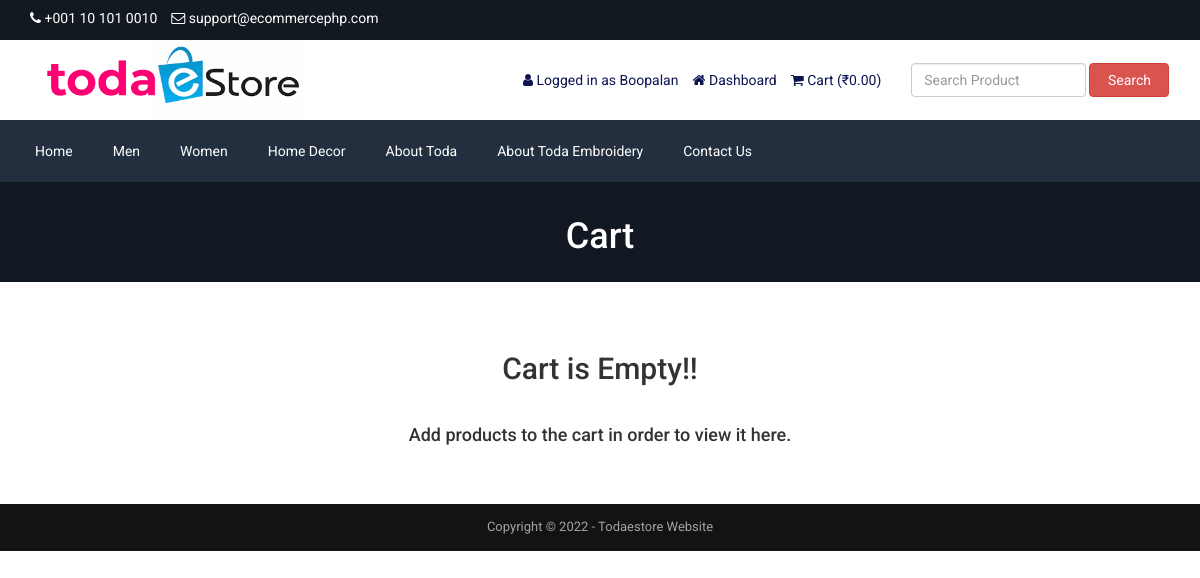
The page /cart.php (signed in) on the database its author committed.
### tables this page shows
CREATE TABLE `tbl_settings` (
  `id` int(11) NOT NULL,
  `logo` tinytext NOT NULL,
  `favicon` tinytext NOT NULL,
  `footer_about` text NOT NULL,
  `footer_copyright` text NOT NULL,
  `contact_address` text NOT NULL,
  `contact_email` tinytext NOT NULL,
  `contact_phone` tinytext NOT NULL,
  `contact_fax` tinytext NOT NULL,
  `contact_map_iframe` text NOT NULL,
  `receive_email` tinytext NOT NULL,
  `receive_email_subject` tinytext NOT NULL,
  `receive_email_thank_you_message` text NOT NULL,
  `forget_password_message` text NOT NULL,
  `total_recent_post_footer` int(10) NOT NULL,
  `total_popular_post_footer` int(10) NOT NULL,
  `total_recent_post_sidebar` int(11) NOT NULL,
  `total_popular_post_sidebar` int(11) NOT NULL,
  `total_featured_product_home` int(11) NOT NULL,
  `total_latest_product_home` int(11) NOT NULL,
  `total_popular_product_home` int(11) NOT NULL,
  `meta_title_home` text NOT NULL,
  `meta_keyword_home` text NOT NULL,
  `meta_description_home` text NOT NULL,
  `banner_login` tinytext NOT NULL,
  `banner_registration` tinytext NOT NULL,
  `banner_forget_password` tinytext NOT NULL,
  `banner_reset_password` tinytext NOT NULL,
  `banner_search` tinytext NOT NULL,
  `banner_cart` tinytext NOT NULL,
  `banner_checkout` tinytext NOT NULL,
  `banner_product_category` tinytext NOT NULL,
  `banner_blog` tinytext NOT NULL,
  `cta_title` tinytext NOT NULL,
  `cta_content` text NOT NULL,
  `cta_read_more_text` tinytext NOT NULL,
  `cta_read_more_url` tinytext NOT NULL,
  `cta_photo` tinytext NOT NULL,
  `featured_product_title` tinytext NOT NULL,
  `featured_product_subtitle` tinytext NOT NULL,
  `latest_product_title` tinytext NOT NULL,
  `latest_product_subtitle` tinytext NOT NULL,
  `popular_product_title` tinytext NOT NULL,
  `popular_product_subtitle` tinytext NOT NULL,
  `testimonial_title` tinytext NOT NULL,
  `testimonial_subtitle` tinytext NOT NULL,
  `testimonial_photo` tinytext NOT NULL,
  `blog_title` tinytext NOT NULL,
  `blog_subtitle` tinytext NOT NULL,
  `newsletter_text` text NOT NULL,
  `paypal_email` tinytext NOT NULL,
  `stripe_public_key` tinytext NOT NULL,
  `stripe_secret_key` tinytext NOT NULL,
  `bank_detail` text NOT NULL,
  `before_head` text NOT NULL,
  `after_body` text NOT NULL,
  `before_body` text NOT NULL,
  `home_service_on_off` int(11) NOT NULL,
  `home_welcome_on_off` int(11) NOT NULL,
  `home_featured_product_on_off` int(11) NOT NULL,
  `home_latest_product_on_off` int(11) NOT NULL,
  `home_popular_product_on_off` int(11) NOT NULL,
  `home_testimonial_on_off` int(11) NOT NULL,
  `home_blog_on_off` int(11) NOT NULL,
  `newsletter_on_off` int(11) NOT NULL,
  `ads_above_welcome_on_off` int(1) NOT NULL,
  `ads_above_featured_product_on_off` int(1) NOT NULL,
  `ads_above_latest_product_on_off` int(1) NOT NULL,
  `ads_above_popular_product_on_off` int(1) NOT NULL,
  `ads_above_testimonial_on_off` int(1) NOT NULL,
  `ads_category_sidebar_on_off` int(1) NOT NULL
);

CREATE TABLE `tbl_top_category` (
  `tcat_id` int(11) NOT NULL,
  `tcat_name` varchar(255) NOT NULL,
  `show_on_menu` int(1) NOT NULL
);

CREATE TABLE `tbl_page` (
  `id` int(11) NOT NULL,
  `about_title` varchar(255) NOT NULL,
  `about_content` text NOT NULL,
  `about_banner` varchar(255) NOT NULL,
  `about_meta_title` varchar(255) NOT NULL,
  `about_meta_keyword` text NOT NULL,
  `about_meta_description` text NOT NULL,
  `faq_title` varchar(255) NOT NULL,
  `faq_banner` varchar(255) NOT NULL,
  `faq_meta_title` varchar(255) NOT NULL,
  `faq_meta_keyword` text NOT NULL,
  `faq_meta_description` text NOT NULL,
  `blog_title` varchar(255) NOT NULL,
  `blog_banner` varchar(255) NOT NULL,
  `blog_meta_title` varchar(255) NOT NULL,
  `blog_meta_keyword` text NOT NULL,
  `blog_meta_description` text NOT NULL,
  `contact_title` varchar(255) NOT NULL,
  `contact_banner` varchar(255) NOT NULL,
  `contact_meta_title` varchar(255) NOT NULL,
  `contact_meta_keyword` text NOT NULL,
  `contact_meta_description` text NOT NULL,
  `pgallery_title` varchar(255) NOT NULL,
  `pgallery_banner` varchar(255) NOT NULL,
  `pgallery_meta_title` varchar(255) NOT NULL,
  `pgallery_meta_keyword` text NOT NULL,
  `pgallery_meta_description` text NOT NULL,
  `vgallery_title` varchar(255) NOT NULL,
  `vgallery_banner` varchar(255) NOT NULL,
  `vgallery_meta_title` varchar(255) NOT NULL,
  `vgallery_meta_keyword` text NOT NULL,
  `vgallery_meta_description` text NOT NULL,
  `embroidery_title` varchar(255) NOT NULL,
  `embroidery_content` text NOT NULL,
  `embroidery_banner` varchar(255) NOT NULL,
  `embroidery_meta_title` varchar(255) NOT NULL,
  `embroidery_meta_keyword` text NOT NULL,
  `embroidery_meta_description` text NOT NULL
);

### cart.php (the view, shortened to what this page needs)
<?php require_once('header.php'); ?>
<?php
$statement = $pdo->prepare("SELECT * FROM tbl_settings WHERE id=1");
$statement->execute();
$result = $statement->fetchAll(PDO::FETCH_ASSOC);
foreach ($result as $row) {
    $banner_cart = $row['banner_cart'];
}
?>
<div class="page-banner" style="background-image: url(assets/uploads/<?php echo $banner_cart; ?>)">
    <div class="overlay"></div>
    <div class="page-banner-inner">
        <h1><?php echo LANG_VALUE_18; ?></h1>
    </div>
</div>
<div class="page">
	<div class="container">
		<div class="row">
			<div class="col-md-12">
                <?php if(!isset($_SESSION['cart_p_id'])): ?>
                    <?php echo '<h2 class="text-center">Cart is Empty!!</h2></br>'; ?>
                    <?php echo '<h4 class="text-center">Add products to the cart in order to view it here.</h4>'; ?>
                <?php endif; ?>
			</div>
		</div>
	</div>
</div>
<?php require_once('footer.php'); ?>

### header.php (shortened to what this page needs)
<?php
include("admin/inc/config.php");
$statement = $pdo->prepare("SELECT * FROM tbl_settings WHERE id=1");
$statement->execute();
$result = $statement->fetchAll(PDO::FETCH_ASSOC);
foreach ($result as $row)
{
	$logo = $row['logo'];
	$contact_email = $row['contact_email'];
	$contact_phone = $row['contact_phone'];
}
?>
<!DOCTYPE html>
<html lang="en">
<head>
	<link rel="stylesheet" href="assets/css/bootstrap.min.css">
	<link rel="stylesheet" href="assets/css/font-awesome.min.css">
	<link rel="stylesheet" href="assets/css/owl.carousel.min.css">
	<link rel="stylesheet" href="assets/css/owl.theme.default.min.css">
	<link rel="stylesheet" href="assets/css/jquery.bxslider.min.css">
    <link rel="stylesheet" href="assets/css/magnific-popup.css">
    <link rel="stylesheet" href="assets/css/rating.css">
	<link rel="stylesheet" href="assets/css/spacing.css">
	<link rel="stylesheet" href="assets/css/bootstrap-touch-slider.css">
	<link rel="stylesheet" href="assets/css/animate.min.css">
	<link rel="stylesheet" href="assets/css/tree-menu.css">
	<link rel="stylesheet" href="assets/css/select2.min.css">
	<link rel="stylesheet" href="assets/css/main.css">
	<link rel="stylesheet" href="assets/css/responsive.css">
	<?php
	$statement = $pdo->prepare("SELECT * FROM tbl_page WHERE id=1");
	$statement->execute();
	$result = $statement->fetchAll(PDO::FETCH_ASSOC);
		?>
</head>
<body>
<div class="top">
	<div class="container">
		<div class="row">
			<div class="col-md-6 col-sm-6 col-xs-12">
				<div class="left">
					<ul>
						<li><i class="fa fa-phone"></i> <?php echo $contact_phone; ?></li>
						<li><i class="fa fa-envelope-o"></i> <?php echo $contact_email; ?></li>
					</ul>
				</div>
			</div>
		</div>
	</div>
</div>
<div class="header">
	<div class="container">
		<div class="row inner">
			<div class="col-md-4 logo">
				<a href="index.php"><img src="assets/uploads/<?php echo $logo; ?>" alt="logo image"></a>
			</div>
			<div class="col-md-5 right">
				<ul>
					<?php
					if(isset($_SESSION['customer'])) {
						?>
						<li><i class="fa fa-user"></i> <?php echo LANG_VALUE_13; ?> <?php echo $_SESSION['customer']['cust_name']; ?></li>
						<li><a href="dashboard.php"><i class="fa fa-home"></i> <?php echo LANG_VALUE_89; ?></a></li>
						<?php
					} else {
						?>
						<li><a href="login.php"><i class="fa fa-sign-in"></i> <?php echo LANG_VALUE_9; ?></a></li>
						<li><a href="registration.php"><i class="fa fa-user-plus"></i> <?php echo LANG_VALUE_15; ?></a></li>
						<?php
					}
					?>
					<li><a href="cart.php"><i class="fa fa-shopping-cart"></i> <?php echo LANG_VALUE_18; ?> (<?php echo LANG_VALUE_1; ?><?php
					if(isset($_SESSION['cart_p_id'])) {
						$table_total_price = 0;
						$i=0;
	                    foreach($_SESSION['cart_p_qty'] as $key => $value)
	                    {
	                        $i++;
	                        $arr_cart_p_qty[$i] = $value;
	                    }                    $i=0;
	                    foreach($_SESSION['cart_p_current_price'] as $key => $value)
	                    {
	                        $i++;
	                        $arr_cart_p_current_price[$i] = $value;
	                    }
	                    for($i=1;$i<=count($arr_cart_p_qty);$i++) {
	                    	$row_total_price = $arr_cart_p_current_price[$i]*$arr_cart_p_qty[$i];
	                        $table_total_price = $table_total_price + $row_total_price;
	                    }
						echo $table_total_price;
					} else {
						echo '0.00';
					}
					?>)</a></li>
				</ul>
			</div>
			<div class="col-md-3 search-area">
				<form class="navbar-form navbar-left" role="search" action="search-result.php" method="get">
					<div class="form-group">
						<input type="text" class="form-control search-top" placeholder="<?php echo LANG_VALUE_2; ?>" name="search_text">
					</div>
					<button type="submit" class="btn btn-danger"><?php echo LANG_VALUE_3; ?></button>
				</form>
			</div>
		</div>
	</div>
</div>
<div class="nav">
	<div class="container">
		<div class="row">
			<div class="col-md-12 pl_0 pr_0">
				<div class="menu-container">
					<div class="menu">
						<ul>
							<li><a href="index.php">Home</a></li>
							<?php
							$statement = $pdo->prepare("SELECT * FROM tbl_top_category WHERE show_on_menu=1");
							$statement->execute();
							$result = $statement->fetchAll(PDO::FETCH_ASSOC);
							foreach ($result as $row) {
								?>
								<li><a href="product-category.php?id=<?php echo $row['tcat_id']; ?>&type=top-category"><?php echo $row['tcat_name']; ?></a>
								</li>
								<?php
							}
							?>
							<?php
							$statement = $pdo->prepare("SELECT * FROM tbl_page WHERE id=1");
							$statement->execute();
							$result = $statement->fetchAll(PDO::FETCH_ASSOC);
							foreach ($result as $row) {
								$about_title = $row['about_title'];
								$embroidery_title = $row['embroidery_title'];
								$contact_title = $row['contact_title'];
							}
							?>
							<li><a href="about.php"><?php echo $about_title; ?></a></li>
							<li><a href="embroidery.php"><?php echo $embroidery_title; ?></a></li>
							<li><a href="contact.php"><?php echo $contact_title; ?></a></li>
						</ul>
					</div>
				</div>
			</div>
		</div>
	</div>
</div>

### footer.php (shortened to what this page needs)
<?php
$statement = $pdo->prepare("SELECT * FROM tbl_settings WHERE id=1");
$statement->execute();
$result = $statement->fetchAll(PDO::FETCH_ASSOC);
foreach ($result as $row)
{
	$footer_copyright = $row['footer_copyright'];
}
?>
<div class="footer-bottom">
	<div class="container">
		<div class="row">
			<div class="col-md-12 copyright">
				<?php echo $footer_copyright; ?>
			</div>
		</div>
	</div>
</div>
</body>
</html>

### assets/css/main.css (style rules this page uses)
* { margin: 0; padding: 0; }
body { font-family: "Roboto", sans-serif; font-size: 14px; }
h1, h2, h3, h4, h5, h6 { font-family: "Roboto", sans-serif; }
a { text-decoration: none; }
.top { width: 100%; height: 40px; background: #131921; }
.top .left { float: left; }
.top .left ul { padding-top: 8px; }
.top .left ul li { list-style-type: none; float: left; margin-right: 14px; color: white; }
.top .left ul li i { color: white; }
.header { width: 100%; height: auto; background: #fff; }
.header .inner { height: auto; display: table; }
.header .logo { float: none; display: table-cell; vertical-align: middle; }
.header .logo img { max-width: 100%; height: 80px; }
.header .navbar-form .form-control { width: 300px; }
.header .search-area { float: none; display: table-cell; vertical-align: middle; }
.header .search-area .form-group { width: calc(100% - 84px); }
.header .search-area button { width: 80px; }
.header .search-area form { width: 100%; }
.header .right { float: none; display: table-cell; vertical-align: middle; padding-right: 0; }
.header .right ul { float: right; margin-bottom: 0; }
.header .right ul li { list-style-type: none; float: left; margin-left: 14px; color: #0d1452; }
.header .right ul li a { color: #0d1452; }
.header .navbar-form .search-top { width: 100%; }
.nav { background: #232f3e; }
.menu-container { width: 100%; margin: 0 auto; background: #232f3e; }
.menu-dropdown-icon:before { content: "\f067"; font-family: "FontAwesome"; display: none; cursor: pointer; float: right; padding: 1.5em 2em; background: #fff; color: #333; }
.menu > ul { margin: 0 auto; width: 100%; list-style: none; padding: 0; position: relative; box-sizing: border-box; }
.menu > ul:before, .menu > ul:after { content: ""; display: table; }
.menu > ul:after { clear: both; }
.menu > ul > li { float: left; padding: 0; margin: 0; }
.menu > ul > li a { text-decoration: none; padding: 1.5em 20px; display: block; color: #fff; }
.footer-bottom { width: 100%; height: auto; background: #141314; padding: 14px 0; }
.footer-bottom .copyright { font-size: 13px; color: #a3a3a3; text-align: center; }
.page-banner { width: 100%; height: auto; background-repeat: no-repeat; background-position: center center; -webkit-background-size: cover; background-size: cover; position: relative; padding-top: 15px; padding-bottom: 15px; overflow: hidden; }
.page-banner .overlay { position: absolute; left: 0; top: 0; width: 100%; height: 100%; opacity: 0.7; background: #131921; }
.page-banner h1 { color: #fff; text-align: center; z-index: 999; position: relative; }
.page { width: 100%; height: auto; padding-top: 50px; padding-bottom: 50px; }

### assets/css/responsive.css (style rules this page uses)
@media only screen and (min-width: 992px) { .header .inner { width: 100%; } }
@media only screen and (min-width: 992px) { .header .search-area { padding-right: 0; } }
@media only screen and (min-width: 992px) { .header .search-area form { padding-right: 0; } }
@media only screen and (min-width: 992px) { .header .container { padding-right: 0; } }

### rows shown on the page
tbl_settings: contact_phone "+001 10 101 0010", contact_email "support@ecommercephp.com", logo (picture), banner_cart (picture), footer_copyright "Copyright © 2022 - Todaestore Website"
tbl_top_category: tcat_name "Men"
tbl_top_category: tcat_name "Women"
tbl_top_category: tcat_name "Home Decor"
tbl_page: about_title "About Toda", embroidery_title "About Toda Embroidery", contact_title "Contact Us"

### other values the page prints
LANG_VALUE_13 "Logged in as"
$_SESSION['customer']['cust_name'] "Boopalan"
LANG_VALUE_89 "Dashboard"
LANG_VALUE_18 "Cart"
LANG_VALUE_1 "₹"
LANG_VALUE_3 "Search"
